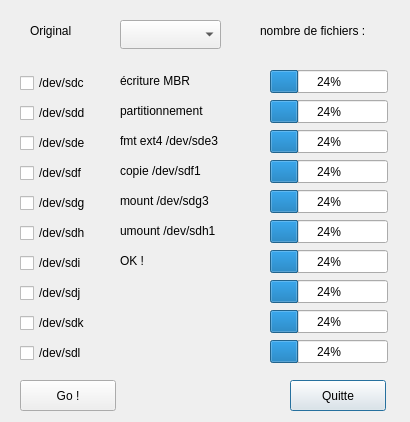
<?xml version="1.0" encoding="UTF-8"?>
<ui version="4.0">
 <class>Dialog</class>
 <widget class="QDialog" name="Dialog">
  <property name="geometry">
   <rect>
    <x>0</x>
    <y>0</y>
    <width>410</width>
    <height>422</height>
   </rect>
  </property>
  <property name="windowTitle">
   <string>Dialog</string>
  </property>
  <widget class="QCheckBox" name="checkBox_2">
   <property name="geometry">
    <rect>
     <x>20</x>
     <y>100</y>
     <width>101</width>
     <height>26</height>
    </rect>
   </property>
   <property name="text">
    <string>/dev/sdd</string>
   </property>
  </widget>
  <widget class="QCheckBox" name="checkBox_3">
   <property name="geometry">
    <rect>
     <x>20</x>
     <y>130</y>
     <width>101</width>
     <height>26</height>
    </rect>
   </property>
   <property name="text">
    <string>/dev/sde</string>
   </property>
  </widget>
  <widget class="QCheckBox" name="checkBox_4">
   <property name="geometry">
    <rect>
     <x>20</x>
     <y>160</y>
     <width>101</width>
     <height>26</height>
    </rect>
   </property>
   <property name="text">
    <string>/dev/sdf</string>
   </property>
  </widget>
  <widget class="QLabel" name="label_2">
   <property name="geometry">
    <rect>
     <x>120</x>
     <y>100</y>
     <width>141</width>
     <height>21</height>
    </rect>
   </property>
   <property name="text">
    <string>partitionnement</string>
   </property>
  </widget>
  <widget class="QLabel" name="label_3">
   <property name="geometry">
    <rect>
     <x>120</x>
     <y>130</y>
     <width>141</width>
     <height>21</height>
    </rect>
   </property>
   <property name="text">
    <string>fmt ext4 /dev/sde3</string>
   </property>
  </widget>
  <widget class="QLabel" name="label_4">
   <property name="geometry">
    <rect>
     <x>120</x>
     <y>160</y>
     <width>141</width>
     <height>21</height>
    </rect>
   </property>
   <property name="text">
    <string>copie /dev/sdf1</string>
   </property>
  </widget>
  <widget class="QProgressBar" name="progressBar_2">
   <property name="geometry">
    <rect>
     <x>270</x>
     <y>100</y>
     <width>118</width>
     <height>23</height>
    </rect>
   </property>
   <property name="value">
    <number>24</number>
   </property>
  </widget>
  <widget class="QProgressBar" name="progressBar_3">
   <property name="geometry">
    <rect>
     <x>270</x>
     <y>130</y>
     <width>118</width>
     <height>23</height>
    </rect>
   </property>
   <property name="value">
    <number>24</number>
   </property>
  </widget>
  <widget class="QProgressBar" name="progressBar_4">
   <property name="geometry">
    <rect>
     <x>270</x>
     <y>160</y>
     <width>118</width>
     <height>23</height>
    </rect>
   </property>
   <property name="value">
    <number>24</number>
   </property>
  </widget>
  <widget class="QComboBox" name="comboBox">
   <property name="geometry">
    <rect>
     <x>120</x>
     <y>20</y>
     <width>101</width>
     <height>29</height>
    </rect>
   </property>
  </widget>
  <widget class="QLabel" name="label_5">
   <property name="geometry">
    <rect>
     <x>120</x>
     <y>70</y>
     <width>141</width>
     <height>21</height>
    </rect>
   </property>
   <property name="text">
    <string>écriture MBR</string>
   </property>
  </widget>
  <widget class="QProgressBar" name="progressBar_5">
   <property name="geometry">
    <rect>
     <x>270</x>
     <y>70</y>
     <width>118</width>
     <height>23</height>
    </rect>
   </property>
   <property name="value">
    <number>24</number>
   </property>
  </widget>
  <widget class="QCheckBox" name="checkBox_5">
   <property name="geometry">
    <rect>
     <x>20</x>
     <y>70</y>
     <width>101</width>
     <height>26</height>
    </rect>
   </property>
   <property name="text">
    <string>/dev/sdc</string>
   </property>
  </widget>
  <widget class="QLabel" name="label_6">
   <property name="geometry">
    <rect>
     <x>30</x>
     <y>20</y>
     <width>91</width>
     <height>21</height>
    </rect>
   </property>
   <property name="text">
    <string>Original</string>
   </property>
  </widget>
  <widget class="QCheckBox" name="checkBox_6">
   <property name="geometry">
    <rect>
     <x>20</x>
     <y>190</y>
     <width>101</width>
     <height>26</height>
    </rect>
   </property>
   <property name="text">
    <string>/dev/sdg</string>
   </property>
  </widget>
  <widget class="QLabel" name="label_7">
   <property name="geometry">
    <rect>
     <x>120</x>
     <y>190</y>
     <width>141</width>
     <height>21</height>
    </rect>
   </property>
   <property name="text">
    <string>mount /dev/sdg3</string>
   </property>
  </widget>
  <widget class="QProgressBar" name="progressBar_6">
   <property name="geometry">
    <rect>
     <x>270</x>
     <y>190</y>
     <width>118</width>
     <height>23</height>
    </rect>
   </property>
   <property name="value">
    <number>24</number>
   </property>
  </widget>
  <widget class="QCheckBox" name="checkBox_7">
   <property name="geometry">
    <rect>
     <x>20</x>
     <y>220</y>
     <width>101</width>
     <height>26</height>
    </rect>
   </property>
   <property name="text">
    <string>/dev/sdh</string>
   </property>
  </widget>
  <widget class="QLabel" name="label_8">
   <property name="geometry">
    <rect>
     <x>120</x>
     <y>220</y>
     <width>141</width>
     <height>21</height>
    </rect>
   </property>
   <property name="text">
    <string>umount /dev/sdh1</string>
   </property>
  </widget>
  <widget class="QProgressBar" name="progressBar_7">
   <property name="geometry">
    <rect>
     <x>270</x>
     <y>220</y>
     <width>118</width>
     <height>23</height>
    </rect>
   </property>
   <property name="value">
    <number>24</number>
   </property>
  </widget>
  <widget class="QCheckBox" name="checkBox_8">
   <property name="geometry">
    <rect>
     <x>20</x>
     <y>250</y>
     <width>101</width>
     <height>26</height>
    </rect>
   </property>
   <property name="text">
    <string>/dev/sdi</string>
   </property>
  </widget>
  <widget class="QLabel" name="label_9">
   <property name="geometry">
    <rect>
     <x>120</x>
     <y>250</y>
     <width>141</width>
     <height>21</height>
    </rect>
   </property>
   <property name="text">
    <string>OK !</string>
   </property>
  </widget>
  <widget class="QProgressBar" name="progressBar_8">
   <property name="geometry">
    <rect>
     <x>270</x>
     <y>250</y>
     <width>118</width>
     <height>23</height>
    </rect>
   </property>
   <property name="value">
    <number>24</number>
   </property>
  </widget>
  <widget class="QCheckBox" name="checkBox_9">
   <property name="geometry">
    <rect>
     <x>20</x>
     <y>280</y>
     <width>101</width>
     <height>26</height>
    </rect>
   </property>
   <property name="text">
    <string>/dev/sdj</string>
   </property>
  </widget>
  <widget class="QLabel" name="label_10">
   <property name="geometry">
    <rect>
     <x>120</x>
     <y>280</y>
     <width>141</width>
     <height>21</height>
    </rect>
   </property>
   <property name="text">
    <string/>
   </property>
  </widget>
  <widget class="QProgressBar" name="progressBar_9">
   <property name="geometry">
    <rect>
     <x>270</x>
     <y>280</y>
     <width>118</width>
     <height>23</height>
    </rect>
   </property>
   <property name="value">
    <number>24</number>
   </property>
  </widget>
  <widget class="QCheckBox" name="checkBox_10">
   <property name="geometry">
    <rect>
     <x>20</x>
     <y>310</y>
     <width>101</width>
     <height>26</height>
    </rect>
   </property>
   <property name="text">
    <string>/dev/sdk</string>
   </property>
  </widget>
  <widget class="QLabel" name="label_11">
   <property name="geometry">
    <rect>
     <x>120</x>
     <y>310</y>
     <width>141</width>
     <height>21</height>
    </rect>
   </property>
   <property name="text">
    <string/>
   </property>
  </widget>
  <widget class="QProgressBar" name="progressBar_10">
   <property name="geometry">
    <rect>
     <x>270</x>
     <y>310</y>
     <width>118</width>
     <height>23</height>
    </rect>
   </property>
   <property name="value">
    <number>24</number>
   </property>
  </widget>
  <widget class="QCheckBox" name="checkBox_11">
   <property name="geometry">
    <rect>
     <x>20</x>
     <y>340</y>
     <width>101</width>
     <height>26</height>
    </rect>
   </property>
   <property name="text">
    <string>/dev/sdl</string>
   </property>
  </widget>
  <widget class="QLabel" name="label_12">
   <property name="geometry">
    <rect>
     <x>120</x>
     <y>340</y>
     <width>141</width>
     <height>21</height>
    </rect>
   </property>
   <property name="text">
    <string/>
   </property>
  </widget>
  <widget class="QProgressBar" name="progressBar_11">
   <property name="geometry">
    <rect>
     <x>270</x>
     <y>340</y>
     <width>118</width>
     <height>23</height>
    </rect>
   </property>
   <property name="value">
    <number>24</number>
   </property>
  </widget>
  <widget class="QPushButton" name="pushButton">
   <property name="geometry">
    <rect>
     <x>290</x>
     <y>380</y>
     <width>96</width>
     <height>31</height>
    </rect>
   </property>
   <property name="text">
    <string>Quitte</string>
   </property>
  </widget>
  <widget class="QPushButton" name="pushButton_2">
   <property name="geometry">
    <rect>
     <x>20</x>
     <y>380</y>
     <width>96</width>
     <height>31</height>
    </rect>
   </property>
   <property name="text">
    <string>Go !</string>
   </property>
  </widget>
  <widget class="QLabel" name="label_14">
   <property name="geometry">
    <rect>
     <x>260</x>
     <y>20</y>
     <width>121</width>
     <height>21</height>
    </rect>
   </property>
   <property name="text">
    <string>nombre de fichiers :</string>
   </property>
  </widget>
 </widget>
 <resources/>
 <connections/>
</ui>
